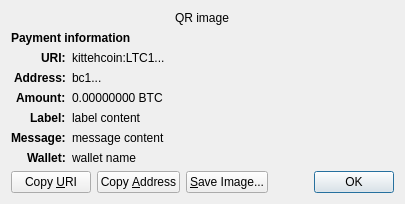
<?xml version="1.0" encoding="UTF-8"?>
<ui version="4.0">
 <class>ReceiveRequestDialog</class>
 <widget class="QDialog" name="ReceiveRequestDialog">
  <property name="geometry">
   <rect>
    <x>0</x>
    <y>0</y>
    <width>413</width>
    <height>229</height>
   </rect>
  </property>
  <property name="windowTitle">
   <string>Request payment to ...</string>
  </property>
  <layout class="QGridLayout" name="gridLayout" columnstretch="0,1">
   <property name="sizeConstraint">
    <enum>QLayout::SetFixedSize</enum>
   </property>
   <item row="0" column="0" colspan="2" alignment="Qt::AlignHCenter">
    <widget class="QRImageWidget" name="qr_code">
     <property name="text">
      <string notr="true">QR image</string>
     </property>
     <property name="textInteractionFlags">
      <set>Qt::NoTextInteraction</set>
     </property>
    </widget>
   </item>
   <item row="1" column="0" colspan="2">
    <widget class="QLabel" name="payment_header">
     <property name="font">
      <font>
       <weight>75</weight>
       <bold>true</bold>
      </font>
     </property>
     <property name="text">
      <string>Payment information</string>
     </property>
     <property name="textInteractionFlags">
      <set>Qt::NoTextInteraction</set>
     </property>
    </widget>
   </item>
   <item row="2" column="0" alignment="Qt::AlignRight|Qt::AlignTop">
    <widget class="QLabel" name="uri_tag">
     <property name="font">
      <font>
       <weight>75</weight>
       <bold>true</bold>
      </font>
     </property>
     <property name="text">
      <string notr="true">URI:</string>
     </property>
     <property name="textFormat">
      <enum>Qt::PlainText</enum>
     </property>
     <property name="textInteractionFlags">
      <set>Qt::NoTextInteraction</set>
     </property>
    </widget>
   </item>
   <item row="2" column="1" alignment="Qt::AlignTop">
    <widget class="QLabel" name="uri_content">
     <property name="text">
      <string notr="true">kittehcoin:LTC1...</string>
     </property>
     <property name="textFormat">
      <enum>Qt::RichText</enum>
     </property>
     <property name="wordWrap">
      <bool>true</bool>
     </property>
     <property name="textInteractionFlags">
      <set>Qt::TextSelectableByMouse</set>
     </property>
    </widget>
   </item>
   <item row="3" column="0" alignment="Qt::AlignRight|Qt::AlignTop">
    <widget class="QLabel" name="address_tag">
     <property name="font">
      <font>
       <weight>75</weight>
       <bold>true</bold>
      </font>
     </property>
     <property name="text">
      <string>Address:</string>
     </property>
     <property name="textInteractionFlags">
      <set>Qt::NoTextInteraction</set>
     </property>
    </widget>
   </item>
   <item row="3" column="1" alignment="Qt::AlignTop">
    <widget class="QLabel" name="address_content">
     <property name="text">
      <string notr="true">bc1...</string>
     </property>
     <property name="textFormat">
      <enum>Qt::PlainText</enum>
     </property>
     <property name="textInteractionFlags">
      <set>Qt::TextSelectableByMouse</set>
     </property>
    </widget>
   </item>
   <item row="4" column="0" alignment="Qt::AlignRight|Qt::AlignTop">
    <widget class="QLabel" name="amount_tag">
     <property name="font">
      <font>
       <weight>75</weight>
       <bold>true</bold>
      </font>
     </property>
     <property name="text">
      <string>Amount:</string>
     </property>
     <property name="textInteractionFlags">
      <set>Qt::NoTextInteraction</set>
     </property>
    </widget>
   </item>
   <item row="4" column="1" alignment="Qt::AlignTop">
    <widget class="QLabel" name="amount_content">
     <property name="text">
      <string notr="true">0.00000000 BTC</string>
     </property>
     <property name="textFormat">
      <enum>Qt::PlainText</enum>
     </property>
     <property name="textInteractionFlags">
      <set>Qt::TextSelectableByMouse</set>
     </property>
    </widget>
   </item>
   <item row="5" column="0" alignment="Qt::AlignRight|Qt::AlignTop">
    <widget class="QLabel" name="label_tag">
     <property name="font">
      <font>
       <weight>75</weight>
       <bold>true</bold>
      </font>
     </property>
     <property name="text">
      <string>Label:</string>
     </property>
     <property name="textInteractionFlags">
      <set>Qt::NoTextInteraction</set>
     </property>
    </widget>
   </item>
   <item row="5" column="1" alignment="Qt::AlignTop">
    <widget class="QLabel" name="label_content">
     <property name="text">
      <string notr="true">label content</string>
     </property>
     <property name="textFormat">
      <enum>Qt::PlainText</enum>
     </property>
     <property name="wordWrap">
      <bool>true</bool>
     </property>
     <property name="textInteractionFlags">
      <set>Qt::TextSelectableByMouse</set>
     </property>
    </widget>
   </item>
   <item row="6" column="0" alignment="Qt::AlignRight|Qt::AlignTop">
    <widget class="QLabel" name="message_tag">
     <property name="font">
      <font>
       <weight>75</weight>
       <bold>true</bold>
      </font>
     </property>
     <property name="text">
      <string>Message:</string>
     </property>
     <property name="textInteractionFlags">
      <set>Qt::NoTextInteraction</set>
     </property>
    </widget>
   </item>
   <item row="6" column="1" alignment="Qt::AlignTop">
    <widget class="QLabel" name="message_content">
     <property name="text">
      <string notr="true">message content</string>
     </property>
     <property name="textFormat">
      <enum>Qt::PlainText</enum>
     </property>
     <property name="wordWrap">
      <bool>true</bool>
     </property>
     <property name="textInteractionFlags">
      <set>Qt::TextSelectableByMouse</set>
     </property>
    </widget>
   </item>
   <item row="7" column="0" alignment="Qt::AlignRight|Qt::AlignTop">
    <widget class="QLabel" name="wallet_tag">
     <property name="font">
      <font>
       <weight>75</weight>
       <bold>true</bold>
      </font>
     </property>
     <property name="text">
      <string>Wallet:</string>
     </property>
     <property name="textInteractionFlags">
      <set>Qt::NoTextInteraction</set>
     </property>
    </widget>
   </item>
   <item row="7" column="1" alignment="Qt::AlignTop">
    <widget class="QLabel" name="wallet_content">
     <property name="text">
      <string notr="true">wallet name</string>
     </property>
     <property name="textFormat">
      <enum>Qt::PlainText</enum>
     </property>
     <property name="wordWrap">
      <bool>true</bool>
     </property>
     <property name="textInteractionFlags">
      <set>Qt::TextSelectableByMouse</set>
     </property>
    </widget>
   </item>
   <item row="8" column="0" colspan="2">
    <layout class="QHBoxLayout" name="horizontalLayout">
     <item>
      <widget class="QPushButton" name="btnCopyURI">
       <property name="text">
        <string>Copy &amp;URI</string>
       </property>
       <property name="autoDefault">
        <bool>false</bool>
       </property>
      </widget>
     </item>
     <item>
      <widget class="QPushButton" name="btnCopyAddress">
       <property name="text">
        <string>Copy &amp;Address</string>
       </property>
       <property name="autoDefault">
        <bool>false</bool>
       </property>
      </widget>
     </item>
     <item>
      <widget class="QPushButton" name="btnSaveAs">
       <property name="text">
        <string>&amp;Save Image...</string>
       </property>
       <property name="autoDefault">
        <bool>false</bool>
       </property>
      </widget>
     </item>
     <item>
      <spacer name="horizontalSpacer_2">
       <property name="orientation">
        <enum>Qt::Horizontal</enum>
       </property>
       <property name="sizeHint" stdset="0">
        <size>
         <width>40</width>
         <height>20</height>
        </size>
       </property>
      </spacer>
     </item>
     <item>
      <widget class="QDialogButtonBox" name="buttonBox">
       <property name="focusPolicy">
        <enum>Qt::StrongFocus</enum>
       </property>
       <property name="standardButtons">
        <set>QDialogButtonBox::Ok</set>
       </property>
      </widget>
     </item>
    </layout>
   </item>
  </layout>
 </widget>
 <customwidgets>
  <customwidget>
   <class>QRImageWidget</class>
   <extends>QLabel</extends>
   <header>qt/qrimagewidget.h</header>
  </customwidget>
 </customwidgets>
 <tabstops>
  <tabstop>buttonBox</tabstop>
  <tabstop>btnCopyURI</tabstop>
  <tabstop>btnCopyAddress</tabstop>
  <tabstop>btnSaveAs</tabstop>
 </tabstops>
 <resources/>
 <connections>
  <connection>
   <sender>buttonBox</sender>
   <signal>accepted()</signal>
   <receiver>ReceiveRequestDialog</receiver>
   <slot>accept()</slot>
   <hints>
    <hint type="sourcelabel">
     <x>135</x>
     <y>230</y>
    </hint>
    <hint type="destinationlabel">
     <x>135</x>
     <y>126</y>
    </hint>
   </hints>
  </connection>
 </connections>
</ui>
